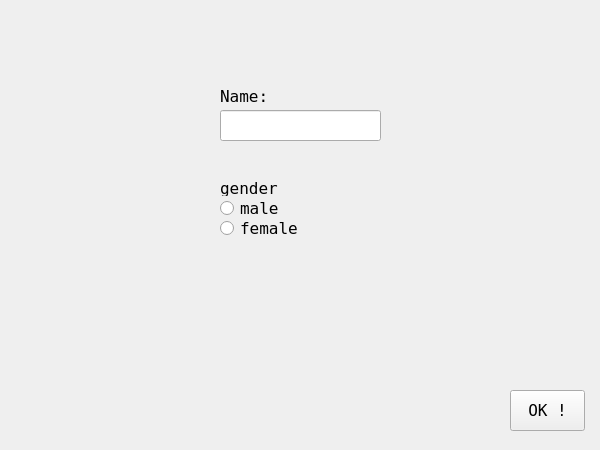
<?xml version="1.0" encoding="UTF-8"?>
<ui version="4.0">
 <class>PlayerCreateScreen</class>
 <widget class="QWidget" name="PlayerCreateScreen">
  <property name="geometry">
   <rect>
    <x>0</x>
    <y>0</y>
    <width>600</width>
    <height>450</height>
   </rect>
  </property>
  <property name="palette">
   <palette>
    <active>
     <colorrole role="BrightText">
      <brush brushstyle="SolidPattern">
       <color alpha="255">
        <red>255</red>
        <green>123</green>
        <blue>158</blue>
       </color>
      </brush>
     </colorrole>
    </active>
    <inactive>
     <colorrole role="BrightText">
      <brush brushstyle="SolidPattern">
       <color alpha="255">
        <red>255</red>
        <green>123</green>
        <blue>158</blue>
       </color>
      </brush>
     </colorrole>
    </inactive>
    <disabled>
     <colorrole role="BrightText">
      <brush brushstyle="SolidPattern">
       <color alpha="255">
        <red>255</red>
        <green>123</green>
        <blue>158</blue>
       </color>
      </brush>
     </colorrole>
    </disabled>
   </palette>
  </property>
  <property name="font">
   <font>
    <family>Fixedsys</family>
    <pointsize>12</pointsize>
   </font>
  </property>
  <property name="windowTitle">
   <string>Form</string>
  </property>
  <widget class="QPushButton" name="okButton">
   <property name="geometry">
    <rect>
     <x>510</x>
     <y>390</y>
     <width>75</width>
     <height>41</height>
    </rect>
   </property>
   <property name="text">
    <string>OK !</string>
   </property>
  </widget>
  <widget class="QLineEdit" name="nameInput">
   <property name="geometry">
    <rect>
     <x>220</x>
     <y>110</y>
     <width>161</width>
     <height>31</height>
    </rect>
   </property>
  </widget>
  <widget class="QLabel" name="nameInputLabel">
   <property name="geometry">
    <rect>
     <x>220</x>
     <y>90</y>
     <width>46</width>
     <height>13</height>
    </rect>
   </property>
   <property name="font">
    <font>
     <family>Fixedsys</family>
    </font>
   </property>
   <property name="text">
    <string>Name:</string>
   </property>
  </widget>
  <widget class="QRadioButton" name="maleRadioBtn">
   <property name="geometry">
    <rect>
     <x>220</x>
     <y>200</y>
     <width>161</width>
     <height>17</height>
    </rect>
   </property>
   <property name="text">
    <string>male</string>
   </property>
  </widget>
  <widget class="QRadioButton" name="femaleRadioBtn">
   <property name="geometry">
    <rect>
     <x>220</x>
     <y>220</y>
     <width>161</width>
     <height>17</height>
    </rect>
   </property>
   <property name="text">
    <string>female</string>
   </property>
  </widget>
  <widget class="QLabel" name="genderLabel">
   <property name="geometry">
    <rect>
     <x>220</x>
     <y>180</y>
     <width>61</width>
     <height>16</height>
    </rect>
   </property>
   <property name="text">
    <string>gender:</string>
   </property>
  </widget>
  <widget class="QLabel" name="nameErrorLabel">
   <property name="geometry">
    <rect>
     <x>230</x>
     <y>130</y>
     <width>281</width>
     <height>31</height>
    </rect>
   </property>
   <property name="text">
    <string/>
   </property>
  </widget>
  <widget class="QLabel" name="genderErrorLabel">
   <property name="geometry">
    <rect>
     <x>220</x>
     <y>240</y>
     <width>281</width>
     <height>31</height>
    </rect>
   </property>
   <property name="palette">
    <palette>
     <active>
      <colorrole role="BrightText">
       <brush brushstyle="SolidPattern">
        <color alpha="255">
         <red>255</red>
         <green>0</green>
         <blue>0</blue>
        </color>
       </brush>
      </colorrole>
     </active>
     <inactive>
      <colorrole role="BrightText">
       <brush brushstyle="SolidPattern">
        <color alpha="255">
         <red>255</red>
         <green>0</green>
         <blue>0</blue>
        </color>
       </brush>
      </colorrole>
     </inactive>
     <disabled>
      <colorrole role="BrightText">
       <brush brushstyle="SolidPattern">
        <color alpha="255">
         <red>255</red>
         <green>0</green>
         <blue>0</blue>
        </color>
       </brush>
      </colorrole>
     </disabled>
    </palette>
   </property>
   <property name="text">
    <string/>
   </property>
  </widget>
 </widget>
 <resources/>
 <connections/>
</ui>
